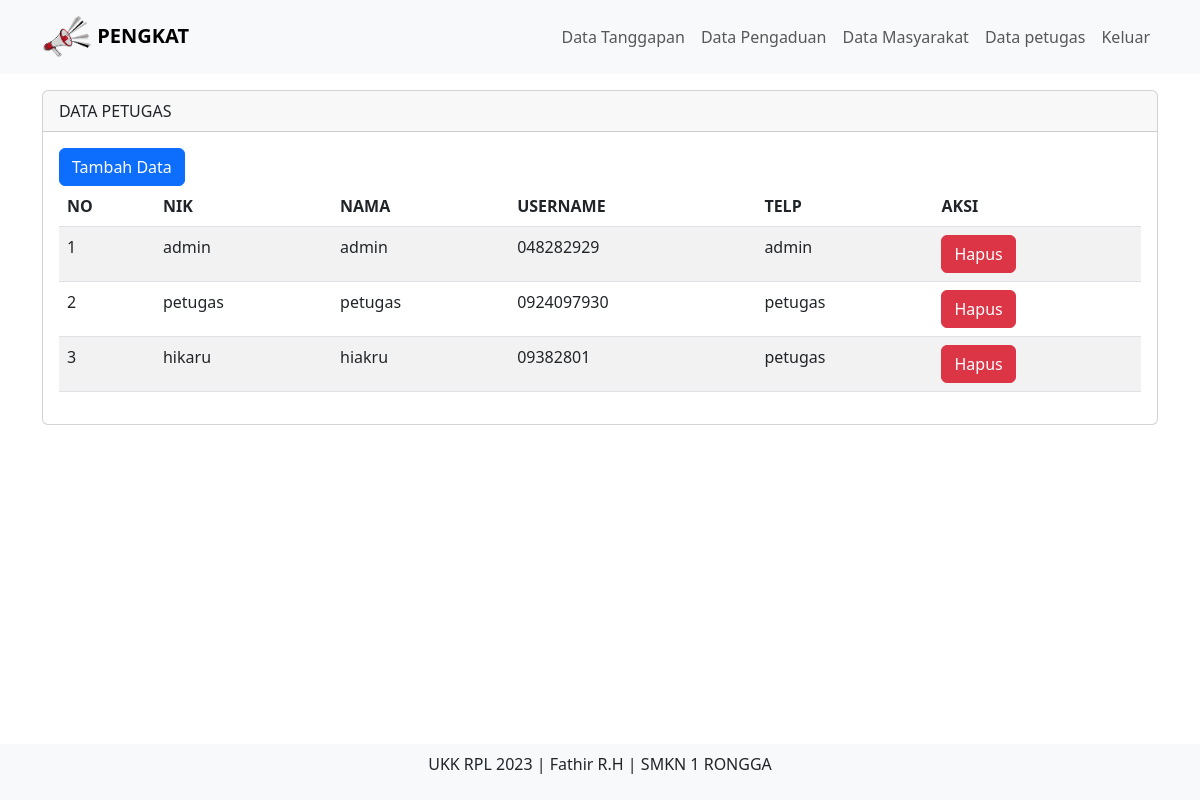
Screenshot of /admin/index.php?page=petugas (signed in) with the database file from the repository.
### tables this page shows
CREATE TABLE `tb_petugas` (
  `id_petugas` int(11) NOT NULL,
  `nama_petugas` varchar(35) NOT NULL,
  `username` varchar(25) NOT NULL,
  `password` varchar(32) NOT NULL,
  `telp` varchar(13) NOT NULL,
  `level` enum('admin','petugas') NOT NULL
);

### admin/data_petugas.php (the view, shortened to what this page needs)
<div class="container">
<div class="row">
	<div class="col-md-12 mt-3">
		<div class="card">
			<div class="card-header">
				DATA PETUGAS
			</div>
			<div class="card-body">
            <a href="" class="btn btn-primary" data-bs-toggle="modal" data-bs-target="#tambahData">Tambah Data</a>
				<table class="table table-striped">
					<thead>
						<tr>
							<th>NO</th>
							<th>NIK</th>
							<th>NAMA</th>
							<th>USERNAME</th>
							<th>TELP</th>
							<th>AKSI</th>
						</tr>
					</thead>
					<tbody>
						<?php
						include '../config/koneksi.php';
						$no = 1;
						$query = mysqli_query($koneksi, "SELECT * FROM tb_petugas");
						while ($data = mysqli_fetch_array($query)) { ?>
							<tr>
								<td><?php echo $no++; ?></td>
								<td><?php echo $data['nama_petugas'] ?></td>
								<td><?php echo $data['username'] ?></td>
								<td><?php echo $data['telp'] ?></td>
								<td><?php echo $data['level'] ?></td>
								<td>
									<a href="" class="btn btn-danger" data-bs-toggle="modal" data-bs-target="#hapus<?php echo $data['id_petugas'] ?>">Hapus</a>
								</td>
						</tr>
					<?php } ?>
					</tbody>
				</table>
			</div>
		</div>
	</div>

### rows the page displays
tb_petugas: nama_petugas "admin", username "admin", telp "048282929", level "admin"
tb_petugas: nama_petugas "petugas", username "petugas", telp "0924097930", level "petugas"
tb_petugas: nama_petugas "hikaru", username "hiakru", telp "09382801", level "petugas"
